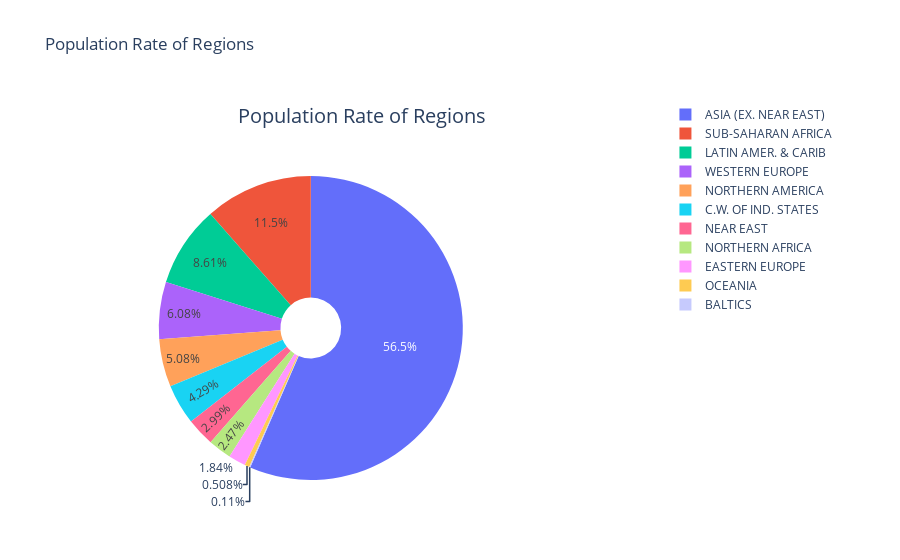

Here is the notebook cell this chart was saved with:
### Markdown cell above
## Distribution of World Population by Regions

### Code cell
population_pie = {
  "data": [
    {
      "values": pop_reg.Population,
      "labels": pop_reg.Regions,
      "domain": {"x": [0, .8],
                "y": [0, .8]},
      "name": "Population Rate of Regions",
      "hoverinfo":"label + percent+name",
      "hole": .2,
      "type": "pie"
    },],
  "layout": {
        "title":"Population Rate of Regions",
        "annotations": [
            { "font": { "size": 20},
              "showarrow": False,
              "text": "Population Rate of Regions",
                "x": 0.27,
                "y": 1
            },
        ]
    }
}
    
iplot(population_pie)

### Figure 1 — Plotly figure (JSON) as saved in the notebook; plotly's stock layout.template omitted (floating-point values rounded to 4 significant figures)
{"data": [{"domain": {"x": [0, 0.8], "y": [0, 0.8]}, "hole": 0.2, "hoverinfo": "label+percent+name", "labels": ["ASIA (EX. NEAR EAST)         ", "SUB-SAHARAN AFRICA                 ", "LATIN AMER. & CARIB    ", "WESTERN EUROPE                     ", "NORTHERN AMERICA                   ", "C.W. OF IND. STATES ", "NEAR EAST                          ", "NORTHERN AFRICA                    ", "EASTERN EUROPE                     ", "OCEANIA                            ", "BALTICS                            "], "name": "Population Rate of Regions", "type": "pie", "values": [3687982236, 749437000, 561824599, 396339998, 331672307, 280081548, 195068377, 161407133, 119914717, 33131662, 7184974]}], "layout": {"annotations": [{"font": {"size": 20}, "showarrow": false, "text": "Population Rate of Regions", "x": 0.27, "y": 1}], "title": {"text": "Population Rate of Regions"}}}
